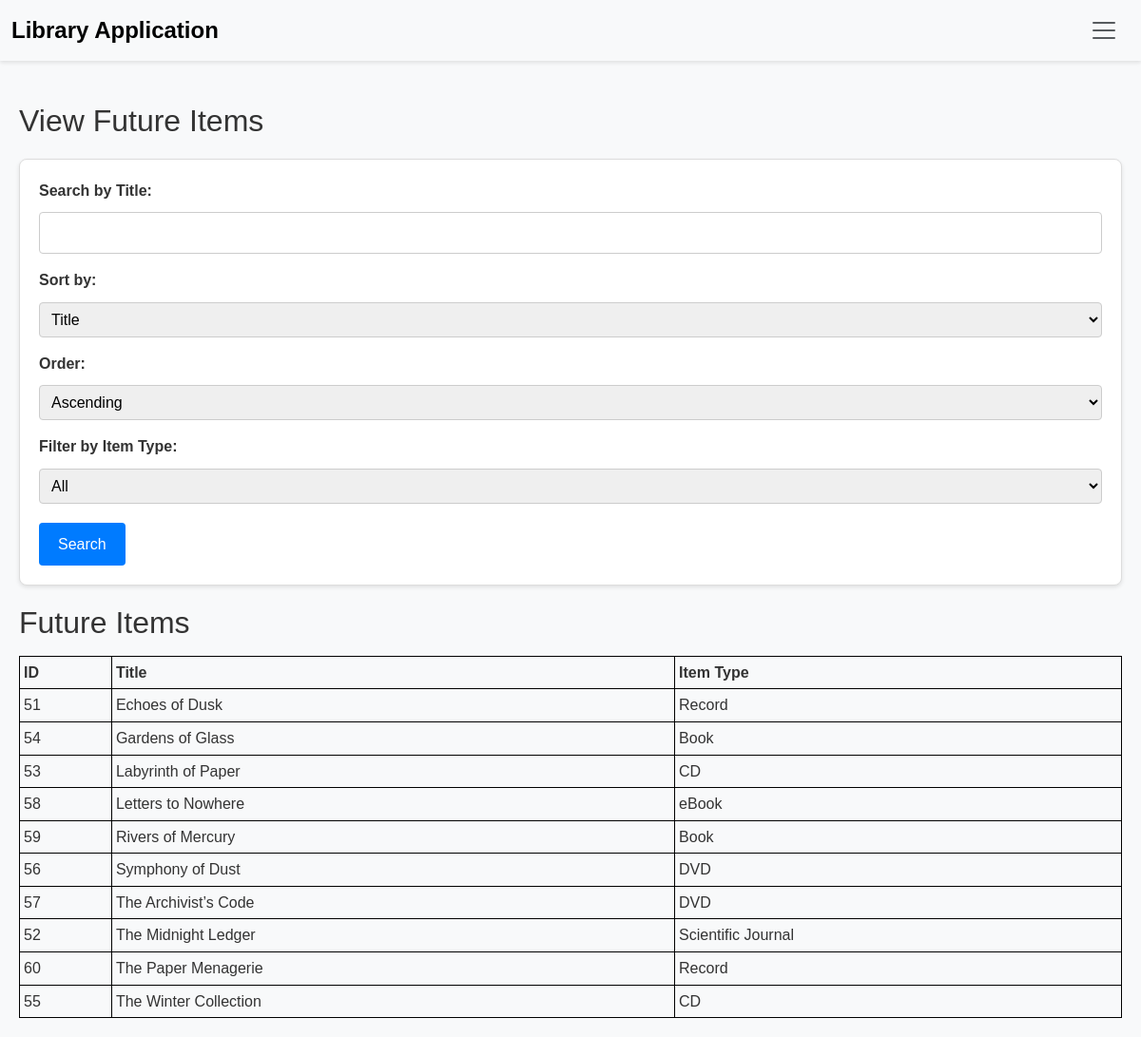
The page /view_future_items on the database its author committed.
### tables this page shows
CREATE TABLE "FutureItems" (
    candidate_item_id INTEGER PRIMARY KEY,
    item_type TEXT,
    title TEXT,
    CHECK (item_type IN ('Book', 'DVD', 'Scientific Journal', 'Audiobook', 'Magazine', 'Newspaper', 'eBook', 'CD', 'Record', 'Video Game'))
);

### app.py (the view)
@app.route('/view_future_items', methods=['GET'])
def view_future_items():
    item_types = ['Book', 'DVD', 'Scientific Journal', 'Audiobook', 'Magazine', 'Newspaper', 'eBook', 'CD', 'Record', 'Video Game']
    search_term = request.args.get('search_term', '')
    sort_by = request.args.get('sort_by', 'title')  # default sort by title
    sort_order = request.args.get('sort_order', 'asc')  # default ascending
    filter_type = request.args.get('filter_type', '')
    order_column = {
        'id': 'candidate_item_id',
        'title': 'title',
        'item_type': 'item_type'
    }.get(sort_by, 'title')
    filter_clause = ""
    params = ['%' + search_term + '%']
    if filter_type:
        filter_clause = " AND item_type = ?"
        params.append(filter_type)
    query = f"""
        SELECT * FROM FutureItems
        WHERE title LIKE ? {filter_clause}
        ORDER BY {order_column} {sort_order.upper()}
    """
    conn = get_db_connection()
    future_items = conn.execute(query, params).fetchall()
    conn.close()
    return render_template('view_future_items.html',
                           future_items=future_items,
                           search_term=search_term,
                           sort_by=sort_by,
                           sort_order=sort_order,
                           filter_type=filter_type,
                           item_types=item_types)

### app.py (called while the page is built)
def get_db_connection():
    conn = sqlite3.connect(DATABASE, timeout=10)  # Waits up to 10 seconds if the database is locked
    conn.row_factory = sqlite3.Row
    return conn

### templates/view_future_items.html (shortened to what this page needs)
{% extends "base.html" %}
{% block content %}
  <h2>View Future Items</h2>
  <form method="GET" action="{{ url_for('view_future_items') }}" id="controlsForm">
    <div>
      <label for="search_term">Search by Title:</label>
      <input type="text" id="search_term" name="search_term" value="{{ search_term|default('') }}">
    </div>
    <div>
      <label for="sort_by">Sort by:</label>
      <select id="sort_by" name="sort_by" onchange="document.getElementById('controlsForm').submit();">
        <option value="title" {% if sort_by == 'title' %}selected{% endif %}>Title</option>
      </select>
    </div>
    <div>
      <label for="sort_order">Order:</label>
      <select id="sort_order" name="sort_order" onchange="document.getElementById('controlsForm').submit();">
        <option value="asc" {% if sort_order == 'asc' %}selected{% endif %}>Ascending</option>
      </select>
    </div>
    <div>
      <label for="filter_type">Filter by Item Type:</label>
      <select id="filter_type" name="filter_type" onchange="document.getElementById('controlsForm').submit();">
        <option value="" {% if filter_type == '' %}selected{% endif %}>All</option>
      </select>
    </div>
    <button type="submit">Search</button>
  </form>
  <h2>Future Items</h2>
  {% if future_items|length == 0 %}
    <p>No future items found.</p>
  {% else %}
    <table>
      <thead>
        <tr>
          <th>ID</th>
          <th>Title</th>
          <th>Item Type</th>
        </tr>
      </thead>
      <tbody>
        {% for item in future_items %}
          <tr>
            <td>{{ item['candidate_item_id'] }}</td>
            <td>{{ item['title'] }}</td>
            <td>{{ item['item_type'] }}</td>
          </tr>
        {% endfor %}
      </tbody>
    </table>
  {% endif %}
{% endblock %}

### static/css/style.css (style rules this page uses)
* { margin: 0; padding: 0; box-sizing: border-box; }
body { font-family: Arial, sans-serif; background-color: #f8f9fa; color: #333; line-height: 1.6; }
table { border-collapse: collapse; width: 100%; margin-top: 15px; }
th, td { border: 1px solid #000; padding: 4px; text-align: left; vertical-align: top; }
form { margin: 20px auto; padding: 20px; background-color: #fff; border: 1px solid #ddd; border-radius: 8px; box-shadow: 0 2px 4px rgba(0, 0, 0, 0.1); }
label { display: block; margin-bottom: 5px; font-weight: bold; }
select, input[type="date"], input, textarea { width: 100%; padding: 8px; border: 1px solid #ccc; border-radius: 4px; }
button[type="submit"] { display: inline-block; padding: 10px 20px; background-color: #007bff; border: none; border-radius: 4px; color: #fff; font-size: 1rem; cursor: pointer; transition: background-color 0.3s ease; }
form div { margin-bottom: 15px; }
form label { font-weight: bold; }
form input[type="text"], form select, form button { padding: 8px; margin-top: 5px; margin-right: 10px; border: 1px solid #ccc; border-radius: 4px; }

### rows shown on the page
FutureItems: candidate_item_id "51", title "Echoes of Dusk", item_type "Record"
FutureItems: candidate_item_id "54", title "Gardens of Glass", item_type "Book"
FutureItems: candidate_item_id "53", title "Labyrinth of Paper", item_type "CD"
FutureItems: candidate_item_id "58", title "Letters to Nowhere", item_type "eBook"
FutureItems: candidate_item_id "59", title "Rivers of Mercury", item_type "Book"
FutureItems: candidate_item_id "56", title "Symphony of Dust", item_type "DVD"
FutureItems: candidate_item_id "57", title "The Archivist’s Code", item_type "DVD"
FutureItems: candidate_item_id "52", title "The Midnight Ledger", item_type "Scientific Journal"
FutureItems: candidate_item_id "60", title "The Paper Menagerie", item_type "Record"
FutureItems: candidate_item_id "55", title "The Winter Collection", item_type "CD"
